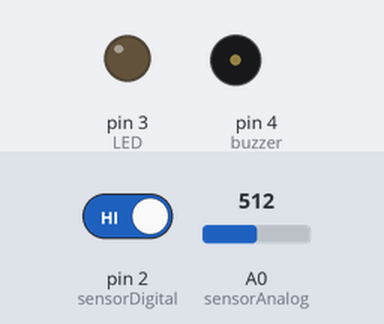
This sketch was run on a simulated Arduino Uno, built with avr-gcc and run on an emulated ATmega328P. Shown: output pins drawn as LEDs (lit = HIGH), buzzer (waves = sounding, pin HIGH). Inputs (shaded band) come from the test bench; at power-on: pin 2 (sensorDigital) HIGH, A0 (sensorAnalog) = 512. What the sketch prints to the serial monitor is not drawn.

Above: at 1.2 s.
1.3 s: pin 2 (sensorDigital) driven LOW
At 2.5 s:
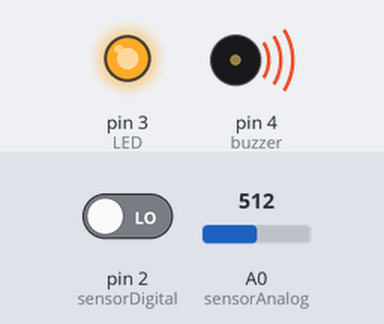
2.8 s: A0 (sensorAnalog) set to 109
5.8 s: A0 (sensorAnalog) set to 91
8.8 s: pin 2 (sensorDigital) driven HIGH
At 9.5 s:
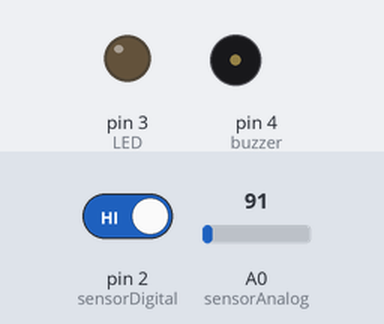
Timing chart, 0 to 11.8 s (numbered marks = the images above; inputs shaded):
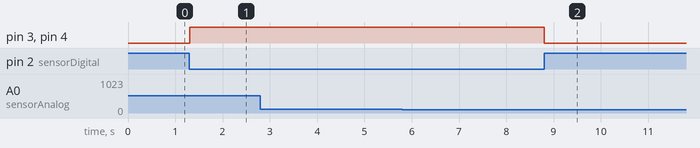

The sketch:

alcohol.ino
```cpp
#define sensorDigital 2
#define LED 3
#define buzzer 4
#define sensorAnalog A0

void setup() {
  pinMode(sensorDigital, INPUT);
  pinMode(LED, OUTPUT);
  pinMode(buzzer, OUTPUT);
  Serial.begin(115200);
}
void loop() {
  bool digital = digitalRead(sensorDigital);
  int analog = analogRead(sensorAnalog);

  Serial.print("Analog value : ");
  Serial.print(analog);
  Serial.print("t");
  Serial.print("Digital value :");
  Serial.println(digital);

  if (digital == 0) {
    digitalWrite(LED, HIGH);
    digitalWrite(buzzer, HIGH);
  } else {
    digitalWrite(LED, LOW);
    digitalWrite(buzzer, LOW);
  }
}
```

Measured:
- after the input at 1.3 s, pin 3 (LED), pin 4 (buzzer): LOW → HIGH at once
- after the input at 8.8 s, pin 3 (LED), pin 4 (buzzer): HIGH → LOW at once
